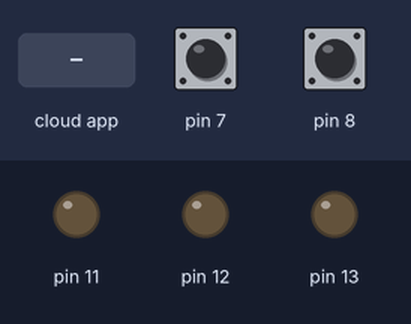
This sketch was run on a simulated Arduino Uno, built with avr-gcc and run on an emulated ATmega328P. Shown: output pins drawn as LEDs (lit = HIGH). The test bench sets the inputs (shaded band); at power-on: pin 7 HIGH, pin 8 HIGH. The ROS host is connected and sends only what is stated.

Above: at 1.2 s.
1.3 s: the phone or cloud app sets toggle_led to go
At 1.4 s:
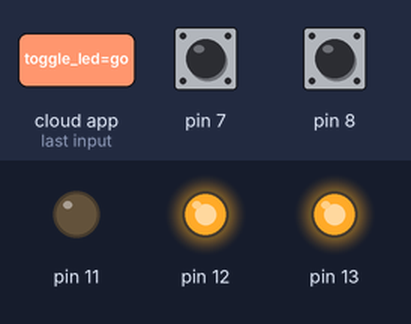
At 3.6 s:
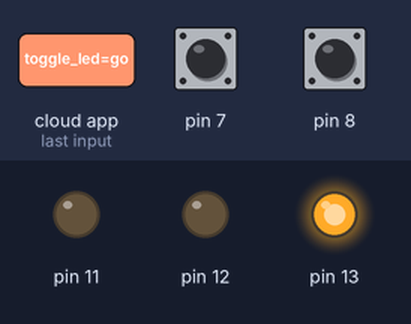
4.2 s: the phone or cloud app sets toggle_led to go
At 4.31 s:
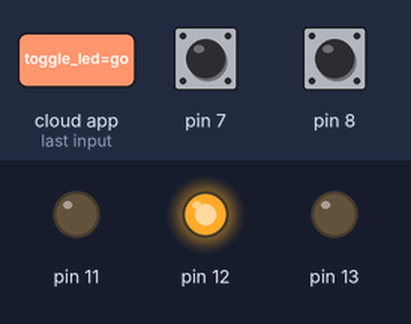
Timing chart, 0 to 7.2 s (numbered marks = the images above; inputs shaded):
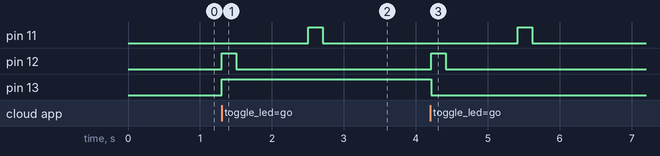

The sketch:

relay.ino
```cpp
#include <ros.h>
#include <std_msgs/String.h>

ros::NodeHandle nh;

int run_once = 0;
std_msgs::String str_msg;
ros::Publisher chatter("chatter", &str_msg);

char target[3] = "go";

void messageCb( const std_msgs::String& toggle_msg){
  digitalWrite(13, HIGH-digitalRead(13));
  str_msg.data = toggle_msg.data;
  chatter.publish( &str_msg );
  if (strcmp(toggle_msg.data,"go")==0){
    run_once=1;
  }
}

ros::Subscriber<std_msgs::String> sub("toggle_led", &messageCb );

int res = 0;
int go_time = 200;
int pause_time = 1000;

void setup() {
  nh.initNode();
  nh.advertise(chatter);
  nh.subscribe(sub);
  pinMode(13, OUTPUT);
  pinMode(11, OUTPUT);
  pinMode(12, OUTPUT);
  pinMode(7, INPUT_PULLUP);
  pinMode(8, INPUT_PULLUP);
}

void forward(){
  digitalWrite(11, LOW);
  digitalWrite(12, HIGH);
  for (int i = 0; i < go_time; i++) {
    res = digitalRead(7);
    if(res==0){
      break;
    }
    delay(1);
  }
  digitalWrite(11, LOW);
  digitalWrite(12, LOW);
}

void backward(){
  digitalWrite(11, HIGH);
  digitalWrite(12, LOW);
  for (int i = 0; i < go_time; i++) {
    res = digitalRead(8);
    if(res==0){
      break;
    }
    delay(1);
  }
  digitalWrite(11, LOW);
  digitalWrite(12, LOW);
}

// the loop function runs over and over again forever
void loop() {
  nh.spinOnce();
  if (run_once==1) {
    run_once=0;
    for (int i = 0; i < 1; i++) {
      forward();
      delay(pause_time);
      backward();
      delay(pause_time);
    }
  }
  delay(100);
}
```

Measured:
- after the input at 1.3 s, pin 11: LOW → HIGH after 1.2 s, → LOW 0.20 s later; pin 12: LOW → HIGH at once, → LOW 0.20 s later; pin 13: LOW → HIGH at once
- after the input at 4.2 s, pin 11: LOW → HIGH after 1.2 s, → LOW 0.20 s later; pin 12: LOW → HIGH at once, → LOW 0.20 s later; pin 13: HIGH → LOW at once
